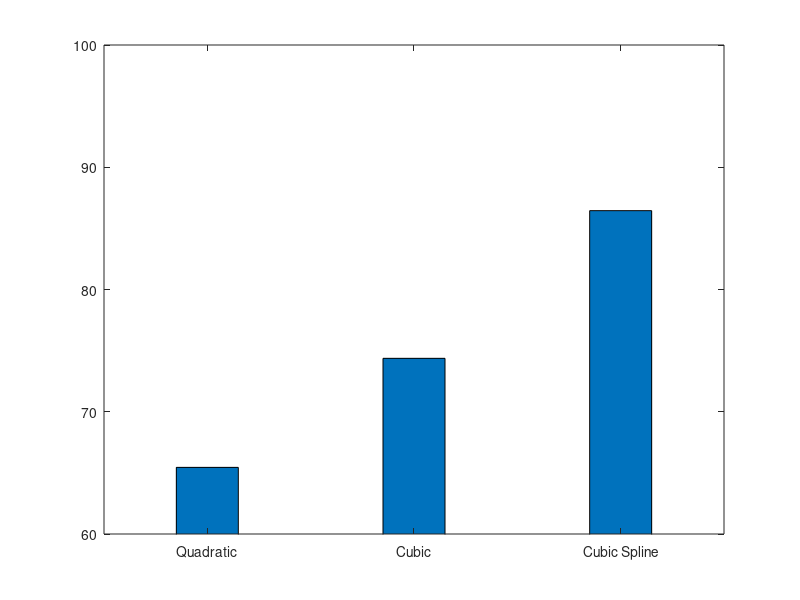

MATLAB code for this plot:

x = [65.45,74.37,86.45];
   bar(x,.3);
   ylim([60 100])
   Labels = {'Quadratic', 'Cubic', 'Cubic Spline'};
   set(gca, 'XTick', 1:4, 'XTickLabel', Labels);
    